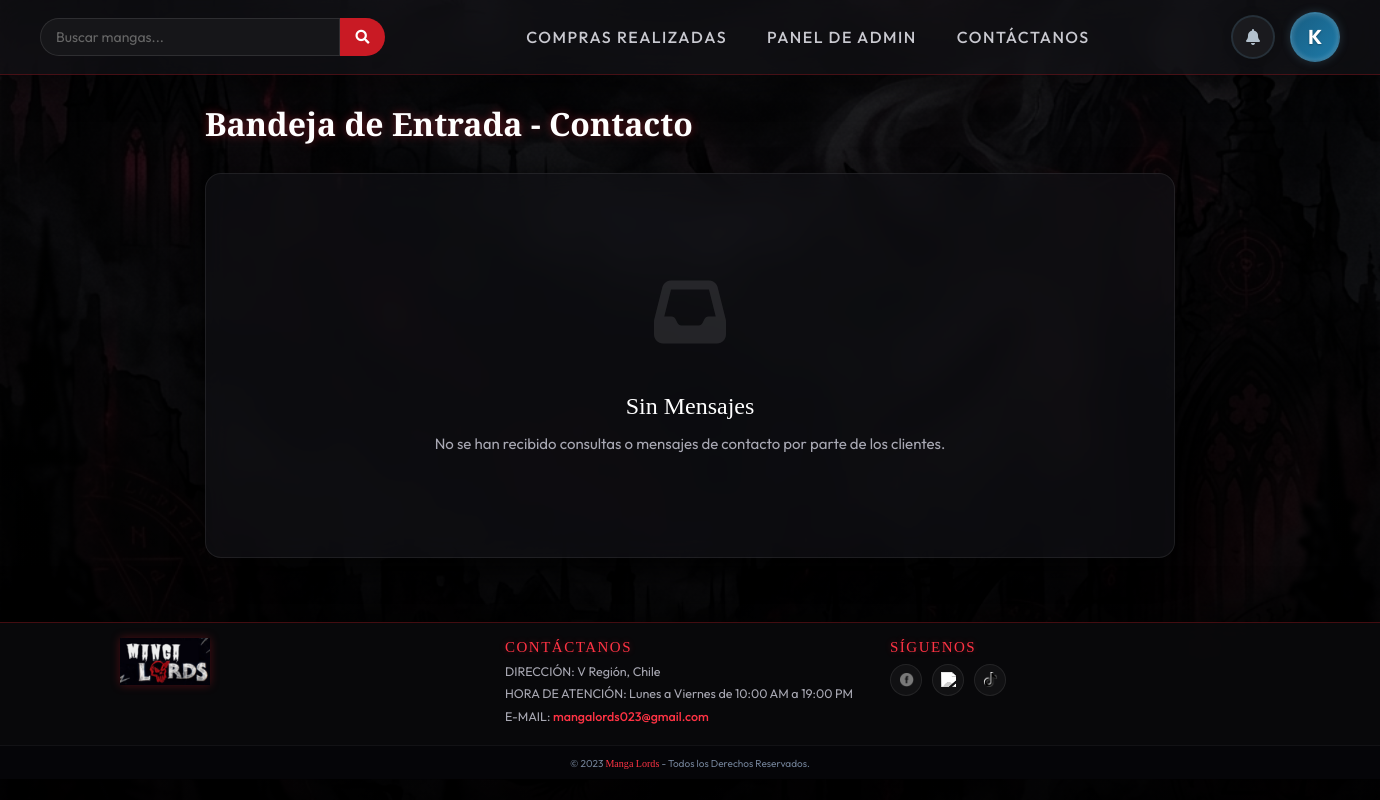
Page /contacto/ (signed in) on the earlier database version.
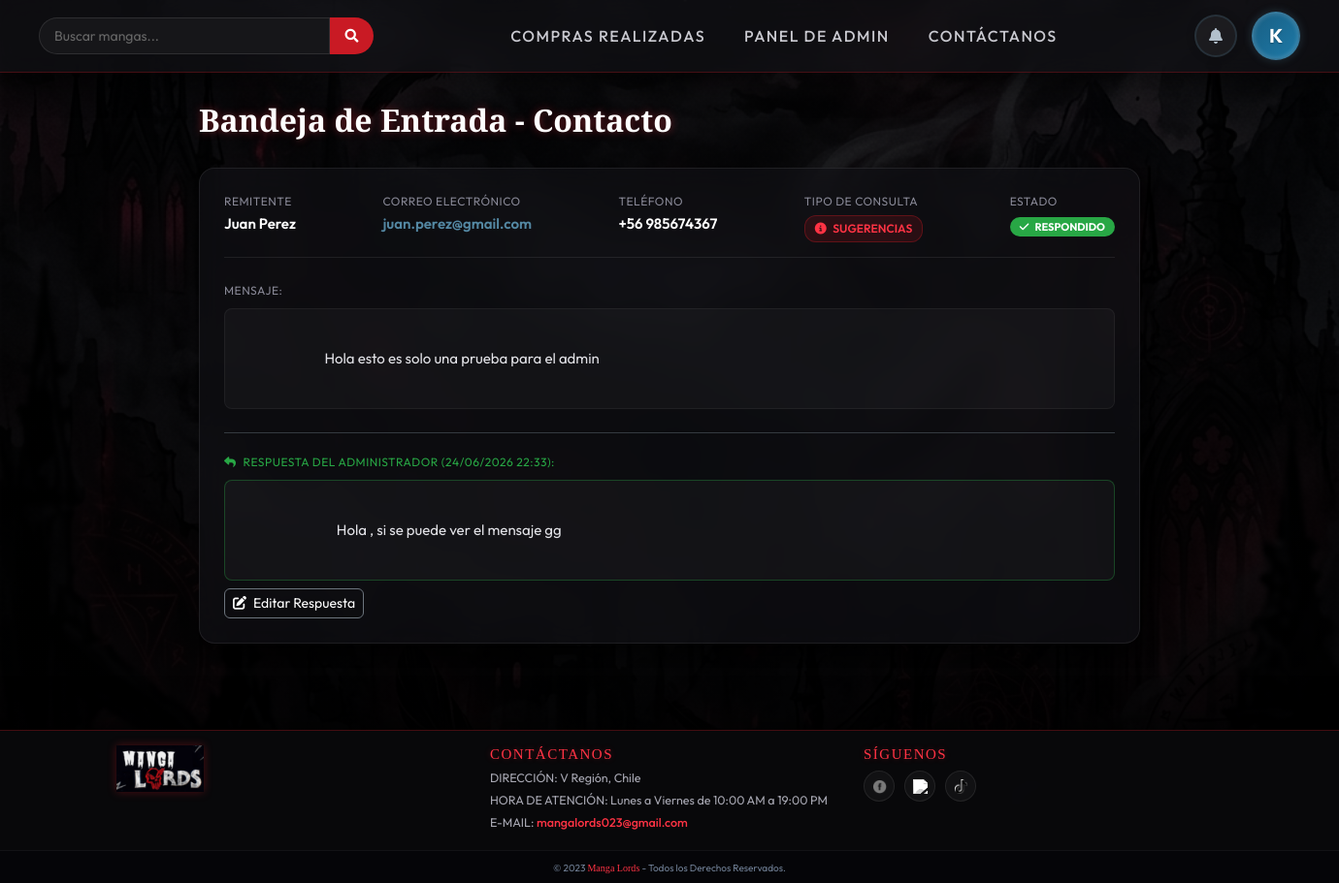
Same page on the later database version.
### app/models.py (models this page shows, shortened)
class Contacto(models.Model):
    user = models.ForeignKey(User, on_delete=models.CASCADE, null=True, blank=True, related_name='contactos')
    nombre = models.CharField(max_length=50)
    email = models.EmailField()
    telefono = models.IntegerField()
    tipo_consulta = models.IntegerField(choices=opc_consulta)
    mensaje = models.TextField()
    respuesta = models.TextField(null=True, blank=True, verbose_name="Respuesta del Administrador")
    respondido = models.BooleanField(default=False, verbose_name="Respondido")
    fecha_creacion = models.DateTimeField(auto_now_add=True, verbose_name="Fecha de Consulta", null=True, blank=True)
    fecha_respuesta = models.DateTimeField(null=True, blank=True, verbose_name="Fecha de Respuesta")

### app/views.py (the view, shortened to what this page needs)
# urls.py: path('contacto/',contacto, name='contacto'),
@login_required
def contacto(request):
    if request.user.is_staff:
        mensajes = Contacto.objects.all().order_by('-id')
        return render(request, 'app/contacto_admin.html', {'mensajes': mensajes})

### app/context_processors.py (called while the page is built, shortened)
def cart_counter(request):
    total_items = 0
    return {
        'cart_total_items': total_items
    }

def notifications_processor(request):
    if request.user.is_authenticated:
        notifs = Notificacion.objects.filter(user=request.user).order_by('-fecha_creacion')
        unread_count = notifs.filter(leido=False).count()
        return {
            'header_notifications': notifs[:15],  # Mostrar las últimas 15 en el panel
            'unread_notifications_count': unread_count
        }
    return {
        'header_notifications': [],
        'unread_notifications_count': 0
    }

### app/templates/app/contacto_admin.html (shortened to what the changed rows need)
{% extends 'app/base.html' %}
{% load static %}
{% block css %}
<link rel="stylesheet" href="{% static 'app/vistas/base.css' %}?v=2">
<link rel="stylesheet" href="https://cdn.jsdelivr.net/npm/bootstrap@4.6.2/dist/css/bootstrap.min.css">
{% endblock %}
{% block contenido %}
<div class="messages-container" style="margin-top: 30px;">
    <h1 class="section-title">Bandeja de Entrada - Contacto</h1>
    {% if mensajes %}
        <div class="messages-scroll-area">
            {% for msg in mensajes %}
                <div class="msg-card">
                    <div class="msg-header">
                        <div class="msg-meta-item">
                            <span class="meta-label">Remitente</span>
                            <span class="meta-value">{{ msg.nombre }}</span>
                        </div>
                        <div class="msg-meta-item">
                            <span class="meta-label">Correo Electrónico</span>
                            <span class="meta-value" style="color: #5488a3;">{{ msg.email }}</span>
                        </div>
                        <div class="msg-meta-item">
                            <span class="meta-label">Teléfono</span>
                            <span class="meta-value">+56 {{ msg.telefono }}</span>
                        </div>
                        <div class="msg-meta-item">
                            <span class="meta-label">Tipo de Consulta</span>
                            <div>
                                <span class="badge-consulta">
                                    <i class="fa-solid fa-circle-info mr-1"></i> {{ msg.get_tipo_consulta_display }}
                                </span>
                            </div>
                        </div>
                        <div class="msg-meta-item">
                            <span class="meta-label">Estado</span>
                            <div>
                                {% if msg.respondido %}
                                    <span class="badge badge-success" style="font-size: 11px; border-radius: 12px; padding: 4px 10px; text-transform: uppercase;"><i class="fa-solid fa-check mr-1"></i> Respondido</span>
                                {% else %}
                                    <span class="badge badge-warning" style="font-size: 11px; border-radius: 12px; padding: 4px 10px; text-transform: uppercase; background-color: #ff9800; color: #fff;"><i class="fa-solid fa-clock mr-1"></i> Pendiente</span>
                                {% endif %}
                            </div>
                        </div>
                    </div>
                    <div class="msg-body">
                        <span class="meta-label">Mensaje:</span>
                        <div class="msg-content-box mt-2">
                            {{ msg.mensaje }}
                        </div>
                    </div>
                    {% if msg.respondido %}
                        <div class="msg-response mt-4 pt-3 border-top border-dark">
                            <span class="meta-label" style="color: #28a745;"><i class="fa-solid fa-reply mr-1"></i> Respuesta del Administrador ({{ msg.fecha_respuesta|date:"d/m/Y H:i" }}):</span>
                            <div class="msg-content-box mt-2" style="border-color: rgba(40, 167, 69, 0.35);">
                                {{ msg.respuesta }}
                            </div>
                            <button class="btn btn-sm btn-outline-secondary mt-2 text-white" type="button" data-toggle="collapse" data-target="#responder-{{ msg.id }}" aria-expanded="false" aria-controls="responder-{{ msg.id }}" style="border-radius: 6px;">
                                <i class="fa-solid fa-pen-to-square mr-1"></i> Editar Respuesta
                            </button>
                        </div>
                    {% endif %}
                </div>
            {% endfor %}
        </div>
    {% else %}
        <div class="msg-card">
            <div class="empty-container">
                <div class="empty-icon">
                    <i class="fa-solid fa-inbox"></i>
                </div>
                <h2 class="empty-title">Sin Mensajes</h2>
                <p class="empty-text">No se han recibido consultas o mensajes de contacto por parte de los clientes.</p>
            </div>
        </div>
    {% endif %}
</div>
{% endblock %}

Differences in the rows shown:
added Contacto: nombre "Juan Perez", email "juan.perez@gmail.com", telefono "985674367", tipo_consulta "SUGERENCIAS", respondido True (drawn), mensaje "Hola esto es solo una prueba para el admin", fecha_respuesta "24/06/2026 22:33", respuesta "Hola , si se puede ver el mensaje gg"
Other differences:
text no longer shown: "Sin Mensajes No se han recibido consultas o mensajes de contacto por parte de los clientes."
